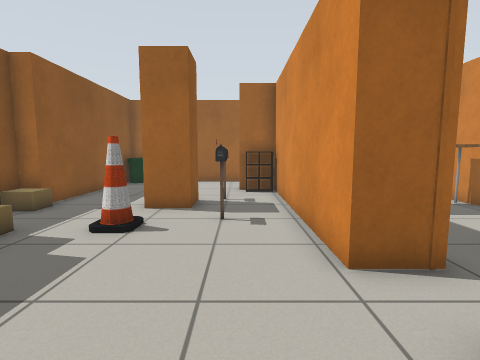
View 1 (above)

17 first-person views from a walk through a Gazebo world. The camera is 0.9 m above the floor, tilts 6° down and sees 85° across. The lines on the ground mark 1 m squares. The floor is counted in squares, 0.5 m on a side. Each view is taken from the middle of a square. On the plan, view 1 faces up. The plan holds only what a view shows up to about 15 squares ahead; the rest is blank. Gazebo's built-in surfaces are drawn with simple patterns. Some stock models are drawn as simple stand-ins.

View 2
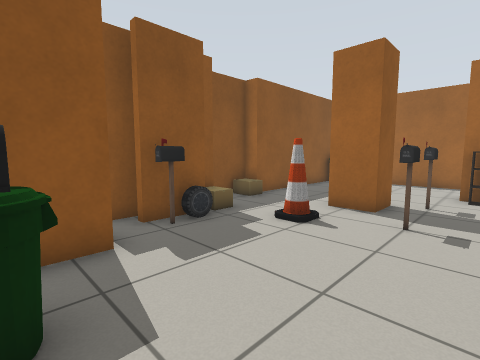

View 3
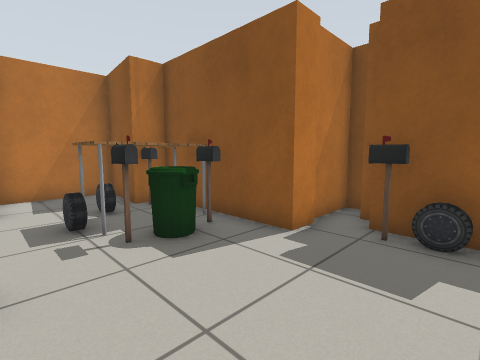

View 4
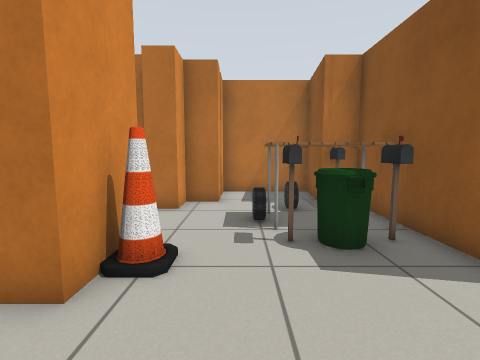

View 5
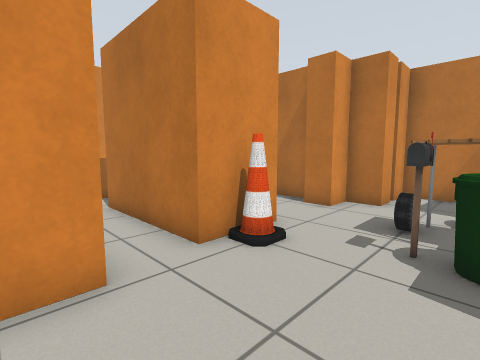

View 6
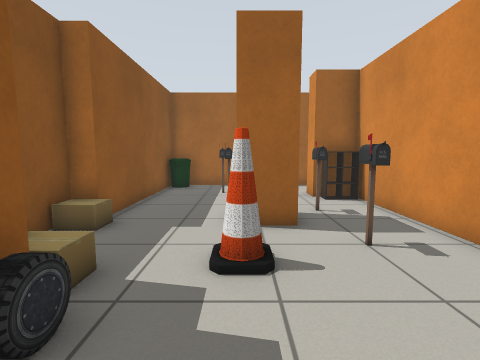

View 7
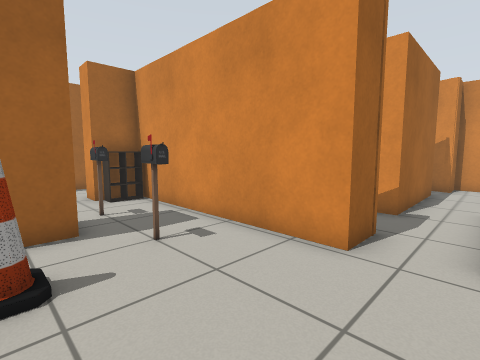

View 8
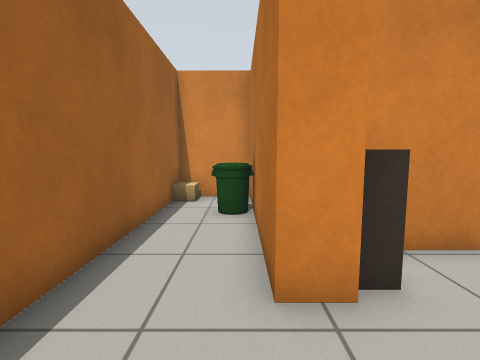

View 9
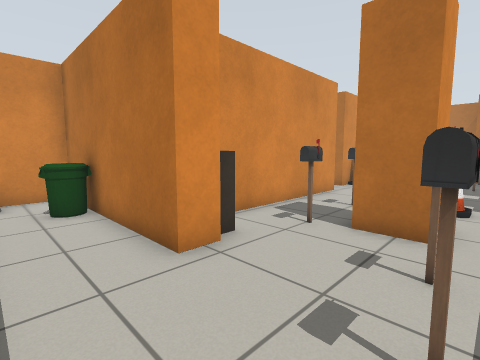

View 10
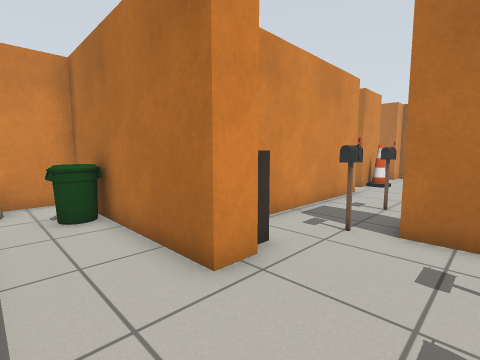

View 11
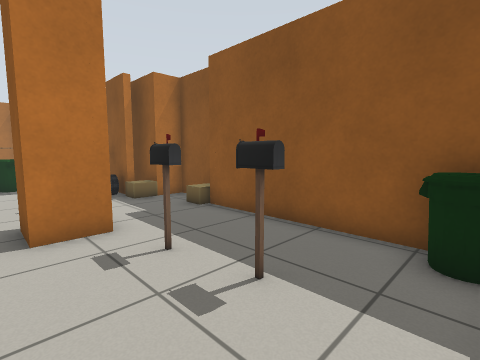

View 12
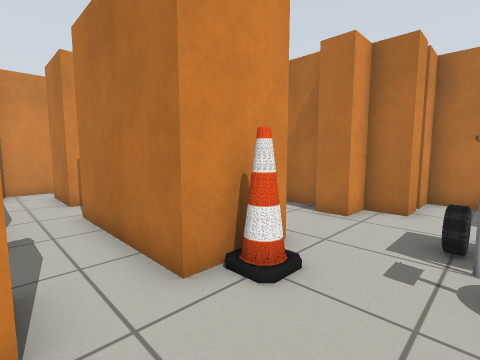

View 13
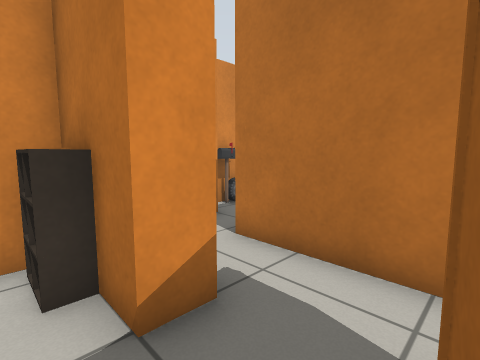

View 14
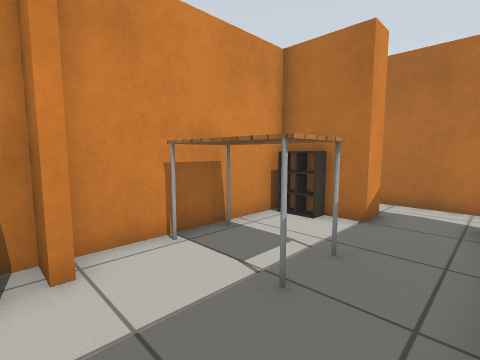

View 15
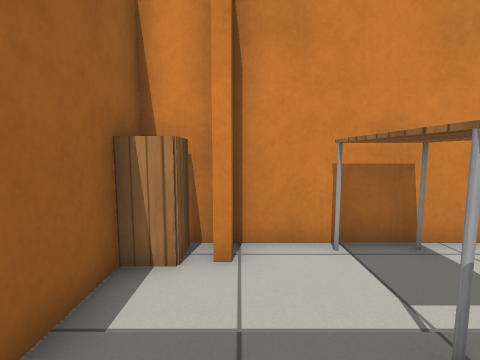

View 16
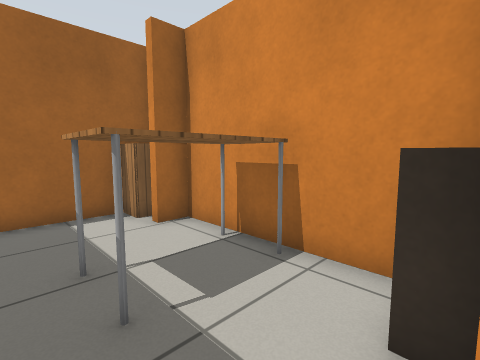

View 17
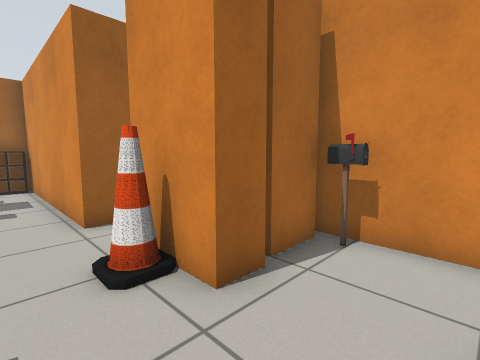

### Floor plan
Ten units are one square. View 1 is at (0, 0); x grows to the right and y downward. Boxes are objects, and circles mark ways between rooms. Rooms are numbered by the first view taken in them; rooms with no view inside come last. Other rooms are left out.
<svg viewBox="-80 -170 215 246">
<path fill="none" stroke="#000" d="M-16 -83 -31 -83 -31 -98 -16 -98 -16 -83M17 -39 17 -126M-54 -49 -54 -29M-62 -56 -62 -24M15 -126 0 -126 0 -136 77 -136 77 -165 -67 -165 -67 -88 -74 -88 -74 -59 -64 -59M-51 -17 -40 -17 -40 40M-74 -20 -74 -15 -54 -15M31 5 21 5 21 -20M50 3 34 3M-29 43 -31 71 8 71 8 59M31 40 48 40M54 29 54 0M8 55 8 45 21 45 21 33 30 33M8 -119 8 -125M15 -119 15 -126M16 -119 3 -119 3 -125M71 -114 81 -114 81 -129 42 -129M54 -50 81 -50 81 -111 71 -111M65 -56 79 -56M30 -48 32 -39 17 -39M54 -39 54 -50M21 -20 56 -20M65 -50 65 -56M105 -39 86 -39M130 -25 130 -35 118 -35 120 -43M90 -20 115 -20M56 -20 71 -20M86 -39 54 -39"/>
<rect x="-75" y="-85" width="10" height="10" fill="#bbb"><title>cardboard box</title></rect>
<rect x="-65" y="-65" width="20" height="20" fill="#bbb"><title>cardboard box</title></rect>
<rect x="-65" y="-165" width="10" height="20" fill="#bbb"><title>bin</title></rect>
<rect x="-55" y="-35" width="10" height="10" fill="#bbb"><title>postbox</title></rect>
<rect x="-55" y="-45" width="10" height="10" fill="#bbb"><title>car</title></rect>
<rect x="-45" y="-145" width="10" height="10" fill="#bbb"><title>postbox</title></rect>
<rect x="-35" y="25" width="10" height="20" fill="#bbb"><title>postbox</title></rect>
<rect x="-35" y="5" width="30" height="20" fill="#bbb"><title>table</title></rect>
<rect x="-35" y="-5" width="10" height="20" fill="#bbb"><title>postbox</title></rect>
<rect x="-35" y="-65" width="10" height="10" fill="#bbb"><title>cone</title></rect>
<rect x="-35" y="-125" width="10" height="10" fill="#bbb"><title>postbox</title></rect>
<rect x="-25" y="25" width="10" height="20" fill="#bbb"><title>car</title></rect>
<rect x="-25" y="-5" width="10" height="20" fill="#bbb"><title>bin</title></rect>
<rect x="-15" y="15" width="10" height="10" fill="#bbb"><title>car</title></rect>
<rect x="-15" y="-5" width="10" height="10" fill="#bbb"><title>postbox</title></rect>
<rect x="-15" y="-105" width="10" height="10" fill="#bbb"><title>postbox</title></rect>
<rect x="-5" y="-75" width="10" height="10" fill="#bbb"><title>postbox</title></rect>
<rect x="15" y="-15" width="10" height="10" fill="#bbb"><title>cone</title></rect>
<rect x="45" y="5" width="10" height="10" fill="#bbb"><title>postbox</title></rect>
<rect x="45" y="-155" width="10" height="20" fill="#bbb"><title>bin</title></rect>
<rect x="65" y="-165" width="10" height="10" fill="#bbb"><title>cardboard box</title></rect>
<rect x="45" y="-95" width="30" height="20" fill="#bbb"><title>table</title></rect>
<rect x="65" y="-125" width="10" height="10" fill="#bbb"><title>cabinet</title></rect>
<circle cx="25" cy="-30" r="3" fill="#2a7"/>
<circle cx="45" cy="-45" r="3" fill="#2a7"/>
<circle cx="65" cy="-30" r="3" fill="#2a7"/>
<circle cx="95" cy="-30" r="3" fill="#2a7"/>
<text x="-10" y="-70">1</text>
<text x="50" y="-90">2</text>
<text x="40" y="-40">3</text>
<text x="110" y="-30">4</text>
<text x="70" y="-30">5</text>
</svg>
Room 1 opens to room 3. Room 2 opens to room 3. Room 3 opens to room 5. Room 4 opens to room 5.

Where each view was taken, in squares from view 1:
view 1: 0 up, 0 right, facing up
view 2: 0 up, 1 right, facing up-left
view 3: 5 up, 1 right, facing down-left
view 4: 5 up, 0 right, facing down
view 5: 5 up, 2 left, facing down-right
view 6: 2 up, 3 left, facing up
view 7: 2 up, 3 left, facing up-right
view 8: 14 up, 3 left, facing right
view 9: 16 up, 4 left, facing down-right
view 10: 16 up, 3 left, facing down-right
view 11: 16 up, 1 left, facing down-left
view 12: 4 up, 1 left, facing down-right
view 13: 6 up, 3 right, facing down-right
view 14: 12 up, 3 right, facing down-right
view 15: 11 up, 3 right, facing right
view 16: 5 up, 4 right, facing up-right
view 17: 3 down, 0 right, facing up-right
